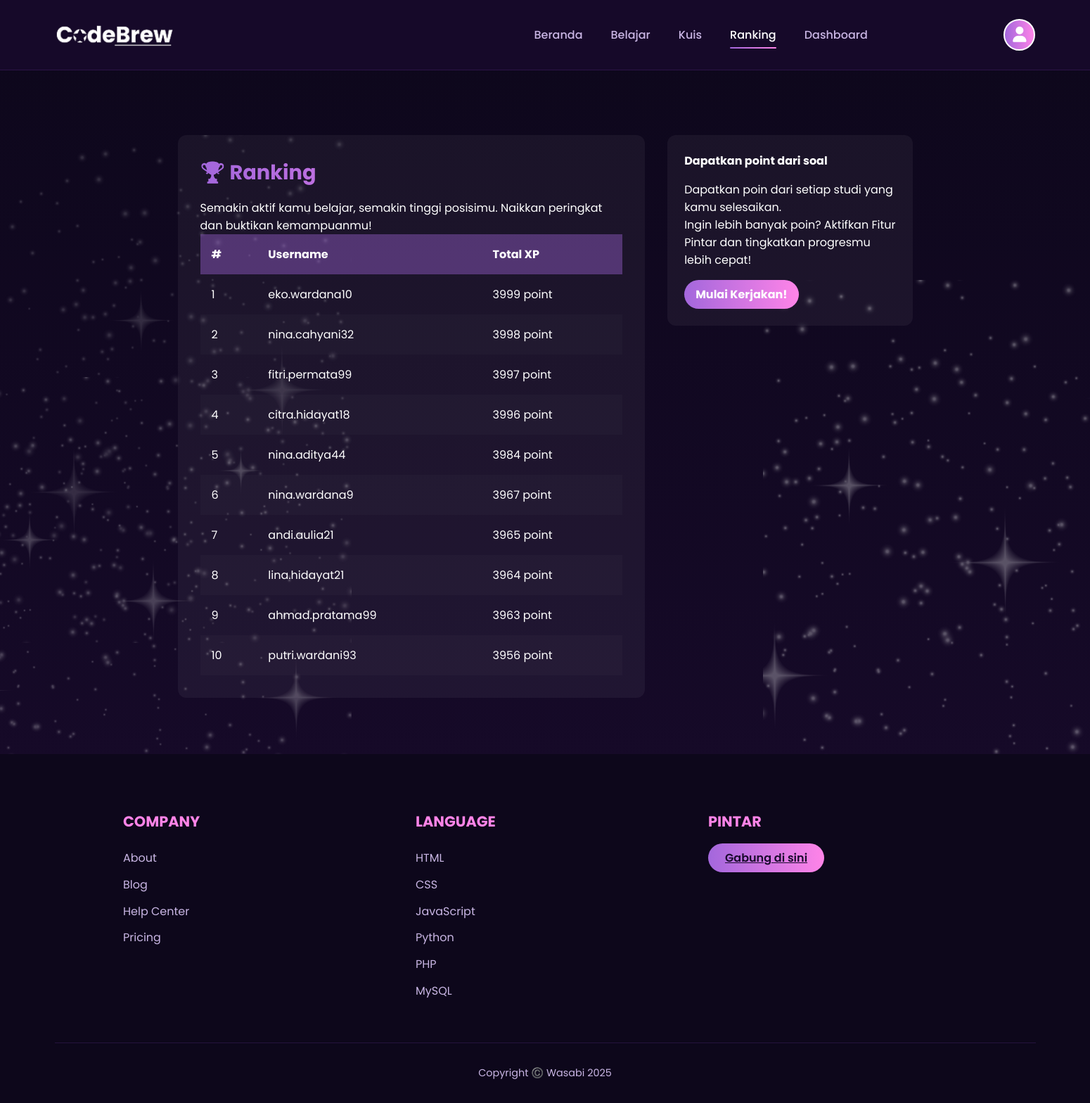
Page /homepage/ranking.php on the committed database.
### tables this page shows
CREATE TABLE `user` (
  `user_id` int NOT NULL,
  `username` varchar(100) DEFAULT NULL,
  `email` varchar(100) DEFAULT NULL,
  `password` varchar(255) DEFAULT NULL,
  `is_premium` tinyint(1) DEFAULT NULL,
  `xp_total` int DEFAULT NULL,
  `role` varchar(20) DEFAULT 'user',
  `joined_date` datetime DEFAULT CURRENT_TIMESTAMP
);

### homepage/ranking.php (the view, shortened to what this page needs)
<?php
include '../connection.php';
$is_premium = false;
$ranking = mysqli_query($conn, "SELECT username, xp_total FROM user ORDER BY xp_total DESC LIMIT 10");
?>
<?php
$current_page = basename($_SERVER['PHP_SELF']);
?>
<!DOCTYPE html>
<html lang="id">
<head>
    <link rel="stylesheet" href="https://cdn.tailwindcss.com">
    <link rel="stylesheet" href="index.css">
    <link rel="stylesheet" href="https://cdnjs.cloudflare.com/ajax/libs/font-awesome/6.5.0/css/all.min.css">
</head>
<body>
    <div class="stars" id="stars"></div>
    <img class="star-assets star1" src="../assets/—Pngtree—white light star twinkle light_7487663 1.png" alt="">
    <img class="star-assets star2" src="../assets/—Pngtree—white light star twinkle light_7487663 2.png" alt="">
    <img class="star-assets star3" src="../assets/—Pngtree—white light star twinkle light_7487663 3.png" alt="">
    <header>
        <a href="index.php" class="logo">
            <img src="../assets/Cuplikan_layar_2025-04-17_195753-removebg-preview 1.png" alt="CodeBrew Logo"
                class="logo" />
        </a>
        <nav>
            <ul>
                <li>
                    <a href="index.php" class="<?= $current_page == 'index.php' ? 'text-purple-400 border-b-2 border-purple-400 font-semibold pb-1' : 'text-white hover:text-purple-400' ?>">Beranda</a>
                </li>
                <li>
                    <a href="../bank_materi/belajar.php" class="<?= $current_page == 'belajar.php' ? 'text-purple-400 border-b-2 border-purple-400 font-semibold pb-1' : 'text-white hover:text-purple-400' ?>">Belajar</a>
                </li>
                <li>
                    <a href="kuis.php" class="<?= $current_page == 'kuis.php' ? 'text-purple-400 border-b-2 border-purple-400 font-semibold pb-1' : 'text-white hover:text-purple-400' ?>">Kuis</a>
                </li>
                <li>
                    <a href="../homepage/ranking.php" class="<?= $current_page == 'ranking.php' ? 'active' : '' ?>">Ranking</a>
                </li>
                <li>
                    <a href="dashboard.php" class="<?= $current_page == 'dashboard.php' ? 'text-purple-400 border-b-2 border-purple-400 font-semibold pb-1' : 'text-white hover:text-purple-400' ?>">Dashboard</a>
                </li>
            </ul>
        </nav>
        <div class="user-profile-container">
            <div class="profile-menu">
                <div class="profile-btn <?php echo $is_premium ? 'premium-profile' : ''; ?>" id="profileBtn">
                    <i class="fas fa-user avatar"></i>
                </div>
            </div>
        </div>
    </header>
    <div class="ranking-container">
        <div class="ranking-table">
            <h1>🏆 Ranking</h1>
            <p class="mb-4 text-light-purple">Semakin aktif kamu belajar, semakin tinggi posisimu. Naikkan peringkat dan buktikan kemampuanmu!</p>
            <table>
                <thead>
                    <tr>
                        <th>#</th>
                        <th>Username</th>
                        <th>Total XP</th>
                    </tr>
                </thead>
                <tbody>
                    <?php
                    $rank = 1;
                    if (mysqli_num_rows($ranking) > 0) {
                        while ($row = mysqli_fetch_assoc($ranking)) {
                            echo "<tr>";
                            echo "<td>" . $rank . "</td>";
                            echo "<td>" . htmlspecialchars($row['username']) . "</td>";
                            echo "<td>" . htmlspecialchars($row['xp_total']) . " point</td>";
                            echo "</tr>";
                            $rank++;
                        }
                    } else {
                        echo "<tr><td colspan='3'>Belum ada data ranking.</td></tr>";
                    }
                    ?>
                </tbody>
            </table>
        </div>
        <div class="sidebar">
            <h2>Dapatkan point dari soal</h2>
            <p>Dapatkan poin dari setiap studi yang kamu selesaikan.<br>Ingin lebih banyak poin? Aktifkan Fitur Pintar dan tingkatkan progresmu lebih cepat!</p>
            <a href="kuis.php" class="cta-button">Mulai Kerjakan!</a>
        </div>
    </div>
    <footer>
        <div class="footer-content">
            <div class="footer-col">
                <h3>COMPANY</h3>
                <ul>
                    <li><a href="#">About</a></li>
                    <li><a href="#">Blog</a></li>
                    <li><a href="#">Help Center</a></li>
                    <li><a href="#">Pricing</a></li>
                </ul>
            </div>
            <div class="footer-col">
                <h3>LANGUAGE</h3>
                <ul>
                    <li><a href="../bank_materi/belajar.php">HTML</a></li>
                    <li><a href="../bank_materi/belajar.php">CSS</a></li>
                    <li><a href="../bank_materi/belajar.php">JavaScript</a></li>
                    <li><a href="../bank_materi/belajar.php">Python</a></li>
                    <li><a href="../bank_materi/belajar.php">PHP</a></li>
                    <li><a href="../bank_materi/belajar.php">MySQL</a></li>
                </ul>
            </div>
            <div class="footer-col pintar">
                <h3>PINTAR</h3>
                <a href="../payment/premium.php" class="pintar-badge">Gabung di sini</a>
            </div>
        </div>
        <div class="copyright">Copyright ©️ Wasabi 2025</div>
    </footer>
</body>
</html>

### homepage/index.css (style rules this page uses)
:root { --primary: #5d2e8e; --primary-light: #a367dc; --accent: #ff84e8; --dark: #1a0b2e; --darker: #0d071b; --light: #ffffff; --light-purple: #c9b6e4; --gradient: linear-gradient(90deg, var(--primary-light), var(--accent)); }
* { margin: 0; padding: 0; box-sizing: border-box; font-family: "Poppins", sans-serif; }
body { background: linear-gradient(180deg, var(--darker), var(--dark)); color: var(--light); overflow-x: hidden; min-height: 100vh; position: relative; }
.stars { position: fixed; top: 0; left: 0; width: 100%; height: 100%; pointer-events: none; z-index: -1; }
header { position: fixed; top: 0; left: 0; width: 100%; padding: 1.5rem 5%; display: flex; justify-content: space-between; align-items: center; z-index: 100; backdrop-filter: blur(10px); background: rgba(26, 11, 46, 0.8); border-bottom: 1px solid rgba(93, 46, 142, 0.3); }
.logo { width: 35%; padding-top: 0.5%; }
nav ul { display: flex; list-style: none; gap: 2.5rem; }
nav a { color: var(--light-purple); text-decoration: none; font-weight: 500; transition: color 0.3s; position: relative; }
nav a::after { content: ""; position: absolute; bottom: -5px; left: 0; width: 0; height: 2px; background: var(--gradient); transition: width 0.3s; }
.profile-menu { position: relative; }
.profile-btn { width: 45px; height: 45px; border-radius: 50%; background: var(--gradient); display: flex; align-items: center; justify-content: center; cursor: pointer; transition: transform 0.3s, box-shadow 0.3s; position: relative; border: 2px solid var(--light); }
.profile-btn .avatar { font-size: 22px; color: var(--light); }
.pintar-badge { background: var(--primary); color: white; padding: 0.5rem 1.5rem; border-radius: 25px; font-size: 1rem; font-weight: 600; }
footer { padding: 5rem 5% 2rem; background: var(--darker); }
.footer-content { display: grid; grid-template-columns: repeat(auto-fit, minmax(200px, 1fr)); gap: 3rem; max-width: 1200px; margin: 0 auto 3rem; }
.footer-col h3 { font-size: 1.3rem; margin-bottom: 1.5rem; color: var(--accent); }
.footer-col ul { list-style: none; }
.footer-col ul li { margin-bottom: 0.8rem; }
.footer-col ul li a { color: var(--light-purple); text-decoration: none; transition: color 0.3s; }
.pintar-badge { display: inline-block; background: var(--gradient); color: var(--dark); padding: 0.5rem 1.5rem; border-radius: 2rem; font-weight: 600; margin-top: -1rem; cursor: pointer; }
.copyright { text-align: center; padding-top: 2rem; border-top: 1px solid rgba(93, 46, 142, 0.3); color: var(--light-purple); font-size: 0.9rem; }
.star-assets { position: absolute; z-index: -1; pointer-events: none; }
.star1 { width: 500px; opacity: 50%; }
.star2 { top: 15%; left: 70%; width: 700px; }
.star3 { top: 25%; width: 500px; }
.user-profile-container { display: flex; align-items: center; gap: 15px; }

### rows in the picture
user: username "eko.wardana10", xp_total "3999"
user: username "nina.cahyani32", xp_total "3998"
user: username "fitri.permata99", xp_total "3997"
user: username "citra.hidayat18", xp_total "3996"
user: username "nina.aditya44", xp_total "3984"
user: username "nina.wardana9", xp_total "3967"
user: username "andi.aulia21", xp_total "3965"
user: username "lina.hidayat21", xp_total "3964"
user: username "ahmad.pratama99", xp_total "3963"
user: username "putri.wardani93", xp_total "3956"
